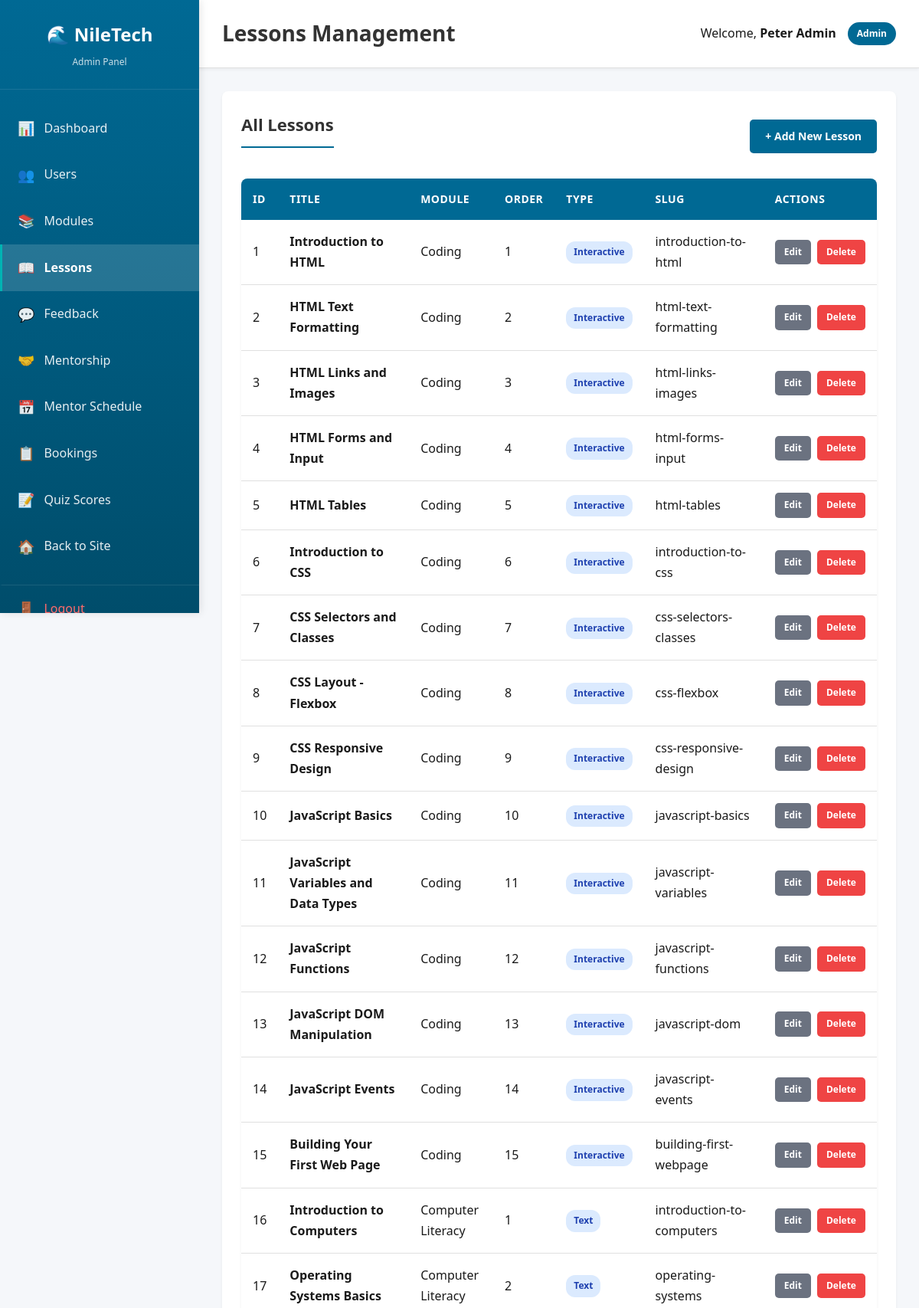
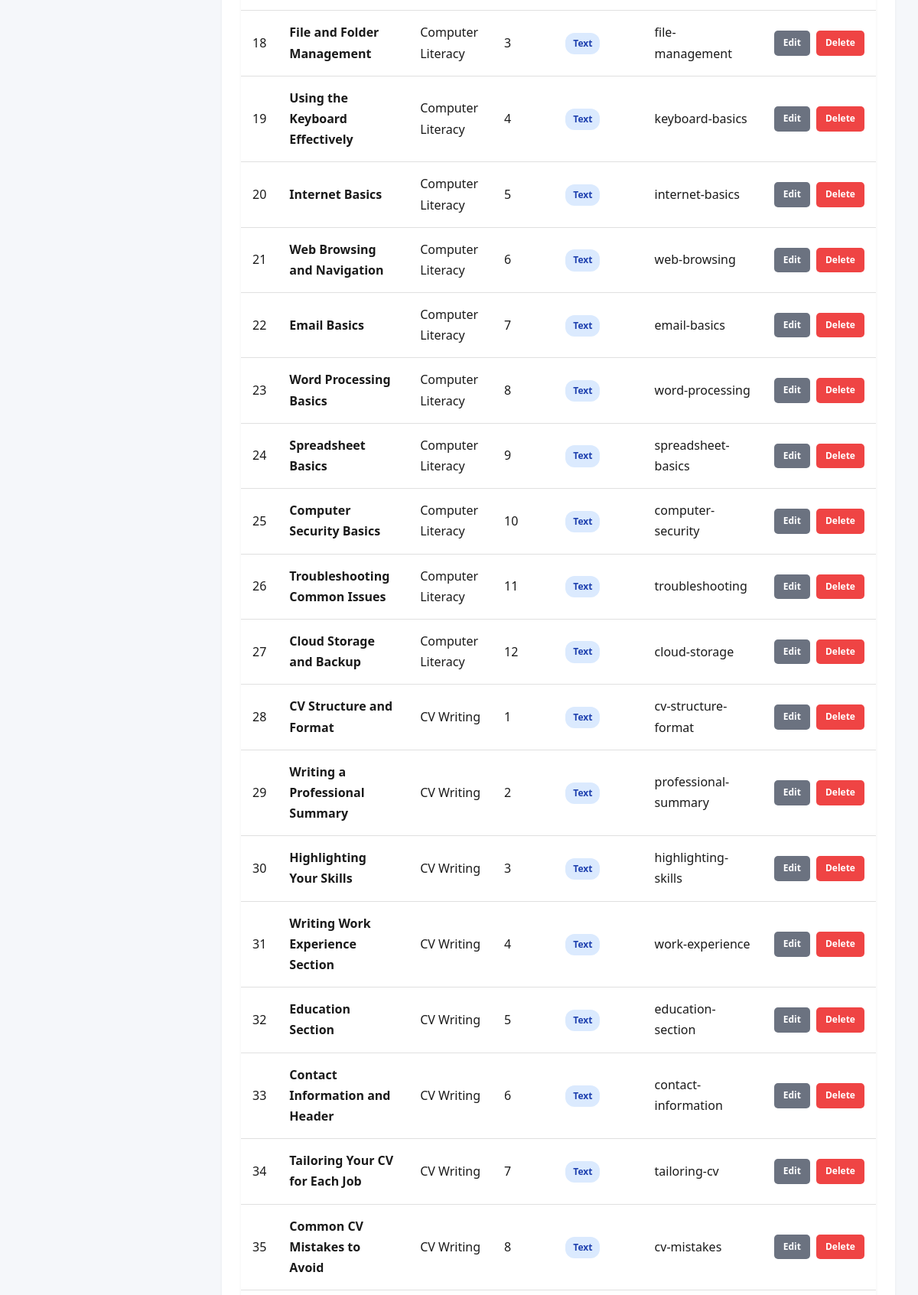
Page /admin/lessons.php (signed in, upper part) on the committed database (2 pictures, top to bottom).
### tables this page shows
CREATE TABLE IF NOT EXISTS users (
    id INT(11) NOT NULL AUTO_INCREMENT,
    full_name VARCHAR(100) NOT NULL,
    email VARCHAR(100) NOT NULL UNIQUE,
    password VARCHAR(255) NOT NULL,
    role ENUM('user', 'admin') DEFAULT 'user',
    created_at TIMESTAMP DEFAULT CURRENT_TIMESTAMP,
    updated_at TIMESTAMP DEFAULT CURRENT_TIMESTAMP ON UPDATE CURRENT_TIMESTAMP,
    PRIMARY KEY (id),
    INDEX idx_email (email),
    INDEX idx_role (role)
);

CREATE TABLE IF NOT EXISTS lessons (
    id INT(11) NOT NULL AUTO_INCREMENT,
    module_id INT(11) NOT NULL,
    title VARCHAR(200) NOT NULL,
    slug VARCHAR(200) NOT NULL,
    content TEXT,
    lesson_order INT(11) DEFAULT 0,
    lesson_type ENUM('text', 'interactive', 'video', 'quiz') DEFAULT 'text',
    code_example TEXT,
    expected_output TEXT,
    created_at TIMESTAMP DEFAULT CURRENT_TIMESTAMP,
    updated_at TIMESTAMP DEFAULT CURRENT_TIMESTAMP ON UPDATE CURRENT_TIMESTAMP,
    PRIMARY KEY (id),
    INDEX idx_module_id (module_id),
    INDEX idx_slug (slug),
    UNIQUE KEY unique_module_lesson (module_id, slug)
);

CREATE TABLE IF NOT EXISTS modules (
    id INT(11) NOT NULL AUTO_INCREMENT,
    name VARCHAR(100) NOT NULL,
    slug VARCHAR(100) NOT NULL UNIQUE,
    description TEXT,
    icon VARCHAR(50),
    created_at TIMESTAMP DEFAULT CURRENT_TIMESTAMP,
    updated_at TIMESTAMP DEFAULT CURRENT_TIMESTAMP ON UPDATE CURRENT_TIMESTAMP,
    PRIMARY KEY (id),
    INDEX idx_slug (slug)
);

### admin/includes/auth.php (called while the page is built, shortened)
<?php
$conn = getDBConnection();
$userId = $_SESSION['user_id'];
$userStmt = $conn->prepare("SELECT id, full_name, email, role FROM users WHERE id = ?");
$userStmt->bind_param("i", $userId);
$userStmt->execute();
$userResult = $userStmt->get_result();
$currentUser = $userResult->fetch_assoc();
?>

### admin/lessons.php (the view, shortened to what this page needs)
<?php
$pageTitle = 'Lessons Management';
require_once __DIR__ . '/includes/auth.php';
$action = $_GET['action'] ?? 'list';
$lessons = [];
$listStmt = $conn->prepare("SELECT l.id, l.title, l.slug, l.lesson_order, l.lesson_type, m.name as module_name FROM lessons l LEFT JOIN modules m ON l.module_id = m.id ORDER BY m.name, l.lesson_order");
$listStmt->execute();
$listResult = $listStmt->get_result();
while ($row = $listResult->fetch_assoc()) {
    $lessons[] = $row;
}
require_once __DIR__ . '/includes/header.php';
?>
<?php if ($action === 'list'): ?>
    <div class="admin-card">
        <div style="display: flex; justify-content: space-between; align-items: center; margin-bottom: 20px;">
            <h2>All Lessons</h2>
            <a href="?action=create" class="btn-admin btn-primary-admin">+ Add New Lesson</a>
        </div>
        <?php if (empty($lessons)): ?>
            <div class="empty-state">
                <p>No lessons found.</p>
            </div>
        <?php else: ?>
            <table class="admin-table">
                <thead>
                    <tr>
                        <th>ID</th>
                        <th>Title</th>
                        <th>Module</th>
                        <th>Order</th>
                        <th>Type</th>
                        <th>Slug</th>
                        <th>Actions</th>
                    </tr>
                </thead>
                <tbody>
                    <?php foreach ($lessons as $lesson): ?>
                        <tr>
                            <td><?php echo $lesson['id']; ?></td>
                            <td><strong><?php echo htmlspecialchars($lesson['title']); ?></strong></td>
                            <td><?php echo htmlspecialchars($lesson['module_name'] ?? 'N/A'); ?></td>
                            <td><?php echo $lesson['lesson_order']; ?></td>
                            <td><span class="badge badge-info"><?php echo ucfirst($lesson['lesson_type']); ?></span></td>
                            <td><?php echo htmlspecialchars($lesson['slug']); ?></td>
                            <td>
                                <div class="action-buttons">
                                    <a href="?action=edit&id=<?php echo $lesson['id']; ?>" class="btn-admin btn-sm btn-secondary-admin">Edit</a>
                                    <a href="?action=delete&id=<?php echo $lesson['id']; ?>"
                                       class="btn-admin btn-sm btn-danger-admin"
                                       onclick="return confirm('Are you sure you want to delete this lesson?');">Delete</a>
                                </div>
                            </td>
                        </tr>
                    <?php endforeach; ?>
                </tbody>
            </table>
        <?php endif; ?>
    </div>
<?php endif; ?>
<?php
require_once __DIR__ . '/includes/footer.php';
?>

### admin/includes/header.php (shortened to what this page needs)
<!DOCTYPE html>
<html lang="en">
<head>
    <link rel="stylesheet" href="../css/style.css">
    <link rel="stylesheet" href="../admin/css/admin.css">
</head>
<body class="admin-body">
    <div class="admin-wrapper">
        <aside class="admin-sidebar">
            <div class="admin-logo">
                <h2>🌊 NileTech</h2>
                <p>Admin Panel</p>
            </div>
            <nav class="admin-nav">
                <a href="index.php" class="nav-item <?php echo basename($_SERVER['PHP_SELF']) == 'index.php' ? 'active' : ''; ?>">
                    <span>📊</span> Dashboard
                </a>
                <a href="users.php" class="nav-item <?php echo basename($_SERVER['PHP_SELF']) == 'users.php' ? 'active' : ''; ?>">
                    <span>👥</span> Users
                </a>
                <a href="modules.php" class="nav-item <?php echo basename($_SERVER['PHP_SELF']) == 'modules.php' ? 'active' : ''; ?>">
                    <span>📚</span> Modules
                </a>
                <a href="lessons.php" class="nav-item <?php echo basename($_SERVER['PHP_SELF']) == 'lessons.php' ? 'active' : ''; ?>">
                    <span>📖</span> Lessons
                </a>
                <a href="feedback.php" class="nav-item <?php echo basename($_SERVER['PHP_SELF']) == 'feedback.php' ? 'active' : ''; ?>">
                    <span>💬</span> Feedback
                </a>
                <a href="mentorship.php" class="nav-item <?php echo basename($_SERVER['PHP_SELF']) == 'mentorship.php' ? 'active' : ''; ?>">
                    <span>🤝</span> Mentorship
                </a>
                <a href="mentor-schedule.php" class="nav-item <?php echo basename($_SERVER['PHP_SELF']) == 'mentor-schedule.php' ? 'active' : ''; ?>">
                    <span>📅</span> Mentor Schedule
                </a>
                <a href="mentor-bookings.php" class="nav-item <?php echo basename($_SERVER['PHP_SELF']) == 'mentor-bookings.php' ? 'active' : ''; ?>">
                    <span>📋</span> Bookings
                </a>
                <a href="quiz-scores.php" class="nav-item <?php echo basename($_SERVER['PHP_SELF']) == 'quiz-scores.php' ? 'active' : ''; ?>">
                    <span>📝</span> Quiz Scores
                </a>
                <a href="../index.php" class="nav-item">
                    <span>🏠</span> Back to Site
                </a>
                <a href="../logout.php" class="nav-item logout">
                    <span>🚪</span> Logout
                </a>
            </nav>
        </aside>
        <main class="admin-main">
            <header class="admin-header">
                <div class="admin-header-content">
                    <h1><?php echo isset($pageTitle) ? htmlspecialchars($pageTitle) : 'Dashboard'; ?></h1>
                    <div class="admin-user-info">
                        <span>Welcome, <strong><?php echo htmlspecialchars($currentUser['full_name']); ?></strong></span>
                        <span class="role-badge">Admin</span>
                    </div>
                </div>
            </header>
            <div class="admin-content">

### css/style.css (style rules this page uses)
* { margin: 0; padding: 0; box-sizing: border-box; }
:root { --nile-blue: #006994; --nile-deep: #004d73; --nile-light: #0099cc; --nile-teal: #008b8b; --river-cyan: #00b3b3; --savanna-green: #2d5016; --forest-green: #4a7c3a; --grass-green: #6b9f5f; --palm-green: #8bc34a; --sunset-gold: #f4a460; --savanna-gold: #daa520; --earth-brown: #8b4513; --sand-beige: #f5deb3; --ss-black: #000000; --ss-red: #da020e; --ss-green: #078930; --ss-blue: #0f47af; --ss-yellow: #fcdd09; --primary-color: var(--nile-blue); --primary-dark: var(--nile-deep); --primary-light: var(--nile-light); --secondary-color: var(--forest-green); --secondary-dark: var(--savanna-green); --secondary-light: var(--grass-green); --accent-color: var(--sunset-gold); --accent-light: var(--savanna-gold); --text-dark: #1a1a1a; --text-medium: #4a4a4a; --text-light: #6b6b6b; --bg-light: #f0f8f5; --bg-lighter: #f8fcf9; --bg-white: #ffffff; --border-color: #d4e8d8; --gradient-primary: linear-gradient(135deg, var(--nile-blue) 0%, var(--nile-teal) 50%, var(--river-cyan) 100%); --gradient-secondary: linear-gradient(135deg, var(--forest-green) 0%, var(--grass-green) 100%); --gradient-hero: linear-gradient(135deg, var(--nile-deep) 0%, var(--nile-blue) 30%, var(--nile-teal) 60%, var(--palm-green) 100%); --gradient-river: linear-gradient(180deg, var(--nile-deep) 0%, var(--nile-blue) 50%, var(--nile-light) 100%); --gradient-savanna: linear-gradient(135deg, var(--savanna-green) 0%, var(--forest-green) 50%, var(--sunset-gold) 100%); --gradient-success: linear-gradient(135deg, var(--forest-green) 0%, var(--grass-green) 100%); --gradient-sunset: linear-gradient(135deg, var(--sunset-gold) 0%, var(--savanna-gold) 100%); --font-primary: 'Segoe UI', Tahoma, Geneva, Verdana, sans-serif; --font-weight-light: 300; --font-weight-normal: 400; --font-weight-medium: 500; --font-weight-semibold: 600; --font-weight-bold: 700; --font-weight-extrabold: 800; --spacing-xs: 0.5rem; --spacing-sm: 1rem; --spacing-md: 2rem; --spacing-lg: 3rem; --spacing-xl: 4rem; --spacing-2xl: 6rem; --radius-sm: 0.5rem; --radius-md: 1rem; --radius-lg: 1.5rem; --radius-xl: 2rem; --radius-full: 9999px; --shadow-sm: 0 1px 2px 0 rgba(0, 0, 0, 0.05); --shadow-md: 0 4px 6px -1px rgba(0, 0, 0, 0.1), 0 2px 4px -1px rgba(0, 0, 0, 0.06); --shadow-lg: 0 10px 15px -3px rgba(0, 0, 0, 0.1), 0 4px 6px -2px rgba(0, 0, 0, 0.05); --shadow-xl: 0 20px 25px -5px rgba(0, 0, 0, 0.1), 0 10px 10px -5px rgba(0, 0, 0, 0.04); --shadow-2xl: 0 25px 50px -12px rgba(0, 0, 0, 0.25); --shadow-colored: 0 10px 30px -5px rgba(37, 99, 235, 0.3); }
body { font-family: var(--font-primary); color: var(--text-dark); line-height: 1.7; background-color: var(--bg-white); overflow-x: hidden; }
html { scroll-behavior: smooth; }

### rows in the picture
users: full_name "Peter Admin"
lessons: id "1", title "Introduction to HTML", module.name "Coding", lesson_order "1", lesson_type "Interactive", slug "introduction-to-html"
lessons: id "2", title "HTML Text Formatting", module.name "Coding", lesson_order "2", lesson_type "Interactive", slug "html-text-formatting"
lessons: id "3", title "HTML Links and Images", module.name "Coding", lesson_order "3", lesson_type "Interactive", slug "html-links-images"
lessons: id "4", title "HTML Forms and Input", module.name "Coding", lesson_order "4", lesson_type "Interactive", slug "html-forms-input"
lessons: id "5", title "HTML Tables", module.name "Coding", lesson_order "5", lesson_type "Interactive", slug "html-tables"
lessons: id "6", title "Introduction to CSS", module.name "Coding", lesson_order "6", lesson_type "Interactive", slug "introduction-to-css"
lessons: id "7", title "CSS Selectors and Classes", module.name "Coding", lesson_order "7", lesson_type "Interactive", slug "css-selectors-classes"
lessons: id "8", title "CSS Layout - Flexbox", module.name "Coding", lesson_order "8", lesson_type "Interactive", slug "css-flexbox"
lessons: id "9", title "CSS Responsive Design", module.name "Coding", lesson_order "9", lesson_type "Interactive", slug "css-responsive-design"
lessons: id "10", title "JavaScript Basics", module.name "Coding", lesson_order "10", lesson_type "Interactive", slug "javascript-basics"
lessons: id "11", title "JavaScript Variables and Data Types", module.name "Coding", lesson_order "11", lesson_type "Interactive", slug "javascript-variables"
lessons: id "12", title "JavaScript Functions", module.name "Coding", lesson_order "12", lesson_type "Interactive", slug "javascript-functions"
lessons: id "13", title "JavaScript DOM Manipulation", module.name "Coding", lesson_order "13", lesson_type "Interactive", slug "javascript-dom"
lessons: id "14", title "JavaScript Events", module.name "Coding", lesson_order "14", lesson_type "Interactive", slug "javascript-events"
lessons: id "15", title "Building Your First Web Page", module.name "Coding", lesson_order "15", lesson_type "Interactive", slug "building-first-webpage"
lessons: id "16", title "Introduction to Computers", module.name "Computer Literacy", lesson_order "1", lesson_type "Text", slug "introduction-to-computers"
lessons: id "17", title "Operating Systems Basics", module.name "Computer Literacy", lesson_order "2", lesson_type "Text", slug "operating-systems"
lessons: id "18", title "File and Folder Management", module.name "Computer Literacy", lesson_order "3", lesson_type "Text", slug "file-management"
lessons: id "19", title "Using the Keyboard Effectively", module.name "Computer Literacy", lesson_order "4", lesson_type "Text", slug "keyboard-basics"
lessons: id "20", title "Internet Basics", module.name "Computer Literacy", lesson_order "5", lesson_type "Text", slug "internet-basics"
lessons: id "21", title "Web Browsing and Navigation", module.name "Computer Literacy", lesson_order "6", lesson_type "Text", slug "web-browsing"
lessons: id "22", title "Email Basics", module.name "Computer Literacy", lesson_order "7", lesson_type "Text", slug "email-basics"
lessons: id "23", title "Word Processing Basics", module.name "Computer Literacy", lesson_order "8", lesson_type "Text", slug "word-processing"
lessons: id "24", title "Spreadsheet Basics", module.name "Computer Literacy", lesson_order "9", lesson_type "Text", slug "spreadsheet-basics"
lessons: id "25", title "Computer Security Basics", module.name "Computer Literacy", lesson_order "10", lesson_type "Text", slug "computer-security"
lessons: id "26", title "Troubleshooting Common Issues", module.name "Computer Literacy", lesson_order "11", lesson_type "Text", slug "troubleshooting"
lessons: id "27", title "Cloud Storage and Backup", module.name "Computer Literacy", lesson_order "12", lesson_type "Text", slug "cloud-storage"
lessons: id "28", title "CV Structure and Format", module.name "CV Writing", lesson_order "1", lesson_type "Text", slug "cv-structure-format"
lessons: id "29", title "Writing a Professional Summary", module.name "CV Writing", lesson_order "2", lesson_type "Text", slug "professional-summary"
lessons: id "30", title "Highlighting Your Skills", module.name "CV Writing", lesson_order "3", lesson_type "Text", slug "highlighting-skills"
lessons: id "31", title "Writing Work Experience Section", module.name "CV Writing", lesson_order "4", lesson_type "Text", slug "work-experience"
lessons: id "32", title "Education Section", module.name "CV Writing", lesson_order "5", lesson_type "Text", slug "education-section"
lessons: id "33", title "Contact Information and Header", module.name "CV Writing", lesson_order "6", lesson_type "Text", slug "contact-information"
lessons: id "34", title "Tailoring Your CV for Each Job", module.name "CV Writing", lesson_order "7", lesson_type "Text", slug "tailoring-cv"
lessons: id "35", title "Common CV Mistakes to Avoid", module.name "CV Writing", lesson_order "8", lesson_type "Text", slug "cv-mistakes"

### other values in the picture
$pageTitle "Lessons Management"
